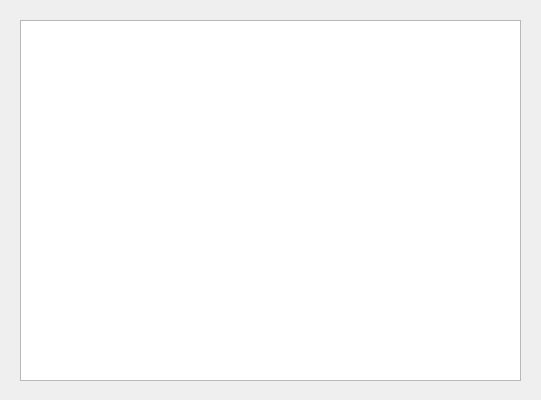
<?xml version="1.0" encoding="UTF-8"?>
<ui version="4.0">
 <class>Widget</class>
 <widget class="QWidget" name="Widget">
  <property name="geometry">
   <rect>
    <x>0</x>
    <y>0</y>
    <width>541</width>
    <height>400</height>
   </rect>
  </property>
  <property name="windowTitle">
   <string>Widget</string>
  </property>
  <widget class="QGraphicsView" name="gV">
   <property name="geometry">
    <rect>
     <x>20</x>
     <y>20</y>
     <width>501</width>
     <height>361</height>
    </rect>
   </property>
  </widget>
 </widget>
 <layoutdefault spacing="6" margin="11"/>
 <resources/>
 <connections/>
</ui>
